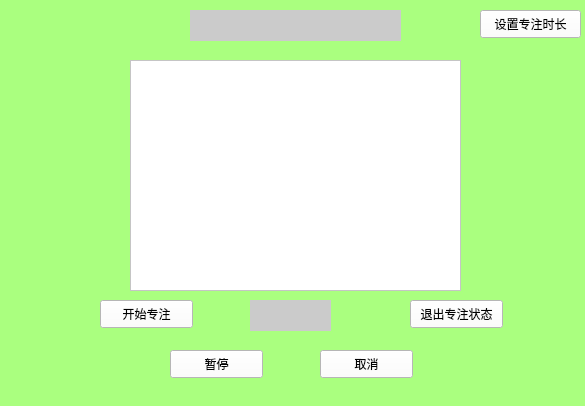
<?xml version="1.0" encoding="UTF-8"?>
<ui version="4.0">
 <class>Form</class>
 <widget class="QWidget" name="Form">
  <property name="geometry">
   <rect>
    <x>0</x>
    <y>0</y>
    <width>585</width>
    <height>406</height>
   </rect>
  </property>
  <property name="windowTitle">
   <string>Form</string>
  </property>
  <property name="styleSheet">
   <string notr="true">
background-color: rgb(170, 255, 127);</string>
  </property>
  <widget class="QPushButton" name="attention_start">
   <property name="geometry">
    <rect>
     <x>100</x>
     <y>300</y>
     <width>93</width>
     <height>28</height>
    </rect>
   </property>
   <property name="styleSheet">
    <string notr="true">background-color: rgb(255, 255, 255);</string>
   </property>
   <property name="text">
    <string>开始专注</string>
   </property>
  </widget>
  <widget class="QPushButton" name="suspend">
   <property name="geometry">
    <rect>
     <x>170</x>
     <y>350</y>
     <width>93</width>
     <height>28</height>
    </rect>
   </property>
   <property name="styleSheet">
    <string notr="true">background-color: rgb(255, 255, 255);</string>
   </property>
   <property name="text">
    <string>暂停</string>
   </property>
  </widget>
  <widget class="QPushButton" name="exit_attention">
   <property name="geometry">
    <rect>
     <x>410</x>
     <y>300</y>
     <width>93</width>
     <height>28</height>
    </rect>
   </property>
   <property name="styleSheet">
    <string notr="true">background-color: rgb(255, 255, 255);</string>
   </property>
   <property name="text">
    <string>退出专注状态</string>
   </property>
  </widget>
  <widget class="QGraphicsView" name="video">
   <property name="geometry">
    <rect>
     <x>130</x>
     <y>60</y>
     <width>331</width>
     <height>231</height>
    </rect>
   </property>
   <property name="styleSheet">
    <string notr="true">background-color: rgb(255, 255, 255);</string>
   </property>
  </widget>
  <widget class="QLabel" name="timer">
   <property name="geometry">
    <rect>
     <x>250</x>
     <y>300</y>
     <width>81</width>
     <height>31</height>
    </rect>
   </property>
   <property name="layoutDirection">
    <enum>Qt::LeftToRight</enum>
   </property>
   <property name="styleSheet">
    <string notr="true">background-color: rgb(203, 203, 203);
color: rgb(255, 255, 255);</string>
   </property>
   <property name="text">
    <string/>
   </property>
   <property name="alignment">
    <set>Qt::AlignCenter</set>
   </property>
   <property name="wordWrap">
    <bool>false</bool>
   </property>
   <property name="margin">
    <number>0</number>
   </property>
   <property name="indent">
    <number>0</number>
   </property>
  </widget>
  <widget class="QLabel" name="msg_window">
   <property name="geometry">
    <rect>
     <x>190</x>
     <y>10</y>
     <width>211</width>
     <height>31</height>
    </rect>
   </property>
   <property name="styleSheet">
    <string notr="true">background-color: rgb(203, 203, 203);
color: rgb(255, 255, 255);</string>
   </property>
   <property name="text">
    <string/>
   </property>
   <property name="alignment">
    <set>Qt::AlignCenter</set>
   </property>
  </widget>
  <widget class="QPushButton" name="time_setting">
   <property name="geometry">
    <rect>
     <x>480</x>
     <y>10</y>
     <width>101</width>
     <height>28</height>
    </rect>
   </property>
   <property name="styleSheet">
    <string notr="true">background-color: rgb(255, 255, 255);</string>
   </property>
   <property name="text">
    <string>设置专注时长</string>
   </property>
  </widget>
  <widget class="QPushButton" name="cancel_att">
   <property name="geometry">
    <rect>
     <x>320</x>
     <y>350</y>
     <width>93</width>
     <height>28</height>
    </rect>
   </property>
   <property name="styleSheet">
    <string notr="true">background-color: rgb(255, 255, 255);</string>
   </property>
   <property name="text">
    <string>取消</string>
   </property>
  </widget>
 </widget>
 <resources/>
 <connections/>
</ui>
